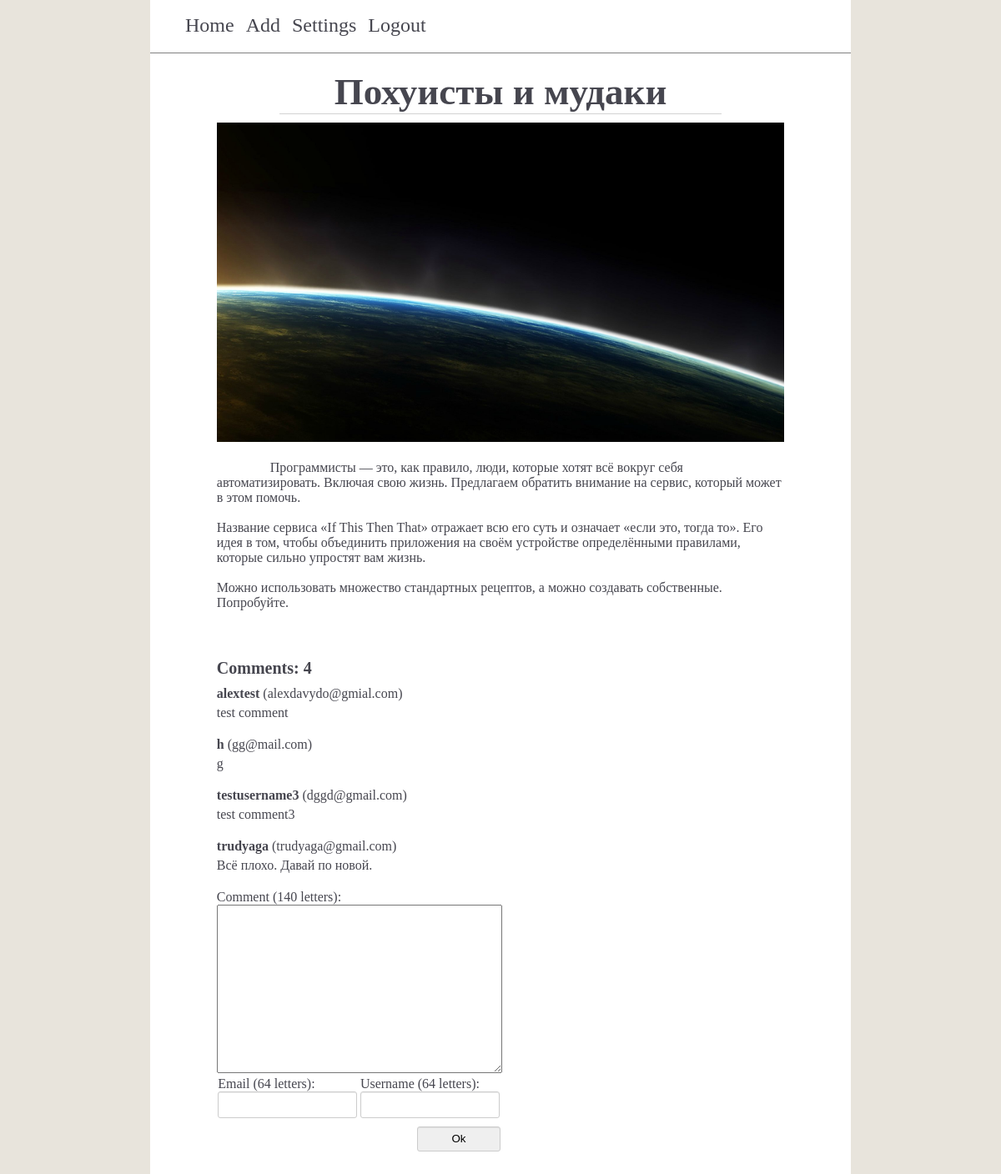
Screenshot of /post_1 (signed in) with the database file from the repository.
### app/models.py (models this page shows, shortened)
class Post(db.Model):
    id = db.Column(db.Integer, primary_key=True)
    user_id = db.Column(db.Integer, db.ForeignKey("user.id"))
    title = db.Column(db.String(256), index=True)
    body = db.Column(db.String(10000))
    comment = db.relationship("Comment", backref="post", lazy="dynamic")

class Comment(db.Model):
    id = db.Column(db.Integer, primary_key=True)
    post_id = db.Column(db.Integer, db.ForeignKey("post.id"))
    author = db.Column(db.String(64))
    email = db.Column(db.String(64))
    body = db.Column(db.String(140))
    datetime = db.Column(db.DateTime(), default=datetime.now)
    answer = db.relationship("Answer", backref="comment", lazy="dynamic")

### app/views.py (the view)
@app.route("/post_<id>", methods=["GET", "POST"])
def post(id):
    form = AddCommentForm()
    post = Post.query.filter_by(id=id).first_or_404()
    comments = Comment.query.filter_by(post=post).all()
    if form.validate_on_submit():
        if request.form["submit"] == "Ok":
            comment = Comment(author=form.author.data, email=form.email.data, body=form.body.data, post=post)
            db.session.add(comment)
            db.session.commit()
            return redirect(url_for("post", id=id))
    return render_template("index/post.html", post=post, form=form, comments=comments)

### app/forms.py
class AddCommentForm(FlaskForm):
    author = StringField("Username")
    email = StringField("Email")
    body = TextAreaField("Comment")
    submit = SubmitField("Submit")

### app/models.py (called while the page is built)
@login.user_loader
def load_user(id):
    return User.query.get(int(id))

### app/templates/index/post.html (shortened to what this page needs)
{% extends "base.html" %}
{% block css  %}
    <link rel="stylesheet" type="text/css" href="{{ url_for("static", filename="css/index/index.css") }}">
    <link rel="stylesheet" type="text/css" href="{{ url_for("static", filename="css/index/post.css") }}">
{% endblock %}
{% block content %}
    <div class="post_wrapper">
        <div class="post">
            <div class="title">
                <h2>{{ post.title }}</h2>
            </div>
            <img src="/static/img/{{ post.id }}/img.jpeg">
            <div class="body">
                {{ post.body }}
            </div>
            <form method="POST">
                <div class="comments_wrapper">
                    <div class="label">
                        Comments: {{ comments|length }}
                    </div>
                    <div class="comments">
                        {% for comment in comments %}
                            <div class="comment_contact_info">
                                <div class="author">
                                    {{ comment.author }}
                                </div>
                                <div class="email">
                                    ({{ comment.email }})
                                </div>
                            </div>
                            <div class="comment_body">
                                {{ comment.body }}
                            </div>
                        {% endfor %}
                    </div>
                </div>
                <div class="add_comments">
                    <div class="text_area_field">
                        Comment (140 letters): <br>
                        {% if answer %}
                            {{ form.body(value="[" + accost + "]")}}
                        {% else %}
                            {{ form.body(value="хуй") }}<br>
                        {% endif %}
                    </div>
                    <div class="contact_info">
                        <div class="email">
                            Email (64 letters):<br>
                            {{ form.email() }}
                        </div>
                        <div class="author">
                            Username (64 letters):<br>
                            {{ form.author() }}
                        </div>
                    </div>
                    <div class="button">
                        {{ form.submit(value="Ok") }}
                    </div>
                </div>
            </form>
        </div>
    </div>
{% endblock %}

### app/static/css/base.css (style rules this page uses)
* { padding: 0; margin: 0; }
body { background: #E8E4DC; color: #46464F; }
input { border: 1px solid #cccccc; -webkit-border-radius: 3px; -moz-border-radius: 3px; border-radius: 3px; -webkit-box-shadow: inset 0 1px 1px rgba(0, 0, 0, 0.075); -moz-box-shadow: inset 0 1px 1px rgba(0, 0, 0, 0.075); box-shadow: inset 0 1px 1px rgba(0, 0, 0, 0.075); -webkit-transition: border linear 0.2s, box-shadow linear 0.2s; -moz-transition: border linear 0.2s, box-shadow linear 0.2s; -ms-transition: border linear 0.2s, box-shadow linear 0.2s; -o-transition: border linear 0.2s, box-shadow linear 0.2s; transition: border linear 0.2s, box-shadow linear 0.2s; height: 30px; }

### app/static/css/index/index.css (style rules this page uses)
img { max-width: 90%; max-height: : 100px; min-height: 150px; }
.post_wrapper { width: 90%; margin-right: auto; margin-left: auto; text-align: center; }
.post { margin-bottom: 30px; font-size: 16px; }
.title { width: 70%; margin-right: auto; margin-left: auto; margin-bottom: 10px; font-size: 30px; font-weight: bold; border-bottom: 1px solid lightgray; }
.body { max-width: 90%; margin-right: auto; margin-left: auto; }

### app/static/css/index/post.css (style rules this page uses)
.body { text-align: left; white-space: pre-wrap; }
.add_comments, .comments_wrapper { width: 90%; margin-right: auto; margin-left: auto; }
.text_area_field { margin-top: 10px; width: 100%; text-align: left; }
.contact_info { width: 50%; }
.contact_info div { display: inline-block; }
textarea { width: 50%; height: 200px; }
.email, .author { width: 49%; text-align: left; }
input[type=text] { width: 99%; }
.comments_wrapper .label { text-align: left; font-weight: bold; font-size: 20px; margin-top: 40px; margin-bottom: 10px; }
.comments { width: 100%; text-align: left; }
.comment_contact_info { margin-bottom: 5px; width: 100%; }
.comment_contact_info div { display: inline-block; }
.comment_contact_info .author { font-weight: bold; width: auto; }
.comment_contact_info .email { width: auto; }
.comment_body { margin-bottom: 20px; width: 50%; }
.button { width: 50%; padding-top: 10px; text-align: right; }
.button input[type="submit"] { width: 100px; }

### rows the page displays
Post: title "Похуисты и мудаки", body "Программисты — это, как правило, люди, которые хотят всё вокруг себя автоматизировать. Включая свою жизнь. Предлагаем обратить внимание на сервис, который может в этом помочь. Название сервиса «If This Then That» отражает всю его суть и означает «если это, тогда то». Его идея в том, чтобы объединить приложения на своём устройстве определёнными правилами, которые сильно упростят вам жизнь. Можно использовать множество стандартных рецептов, а можно создавать собственные. Попробуйте."
Comment: author "alextest", email "alexdavydo@gmial.com", body "test comment"
Comment: author "h", email "gg@mail.com", body "g"
Comment: author "testusername3", email "dggd@gmail.com", body "test comment3"
Comment: author "trudyaga", email "trudyaga@gmail.com", body "Всё плохо. Давай по новой."

### other values shown
{{ comments|length }} "4"
